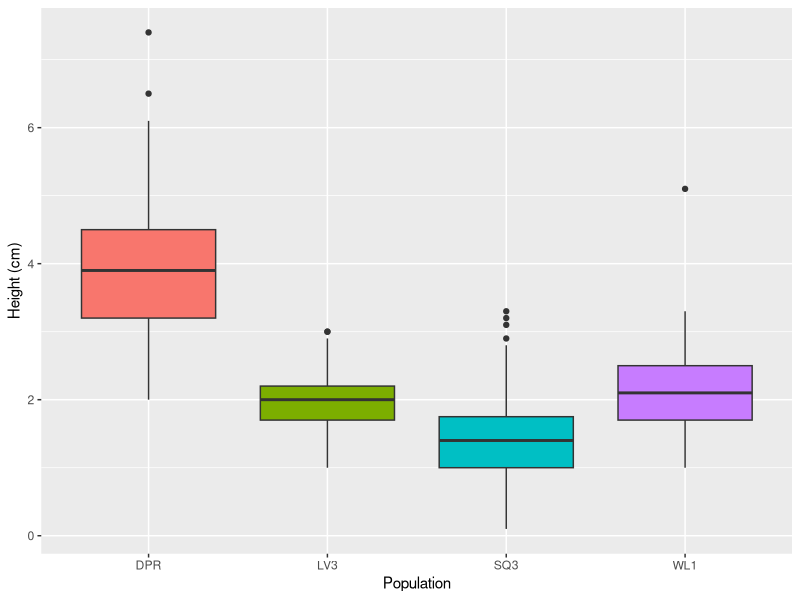

Write the R code that produced this figure.
## ---- chunk 1
library(tidyverse)
library(knitr)
dat = read_csv("../data/clean_vern.csv")
## ---- chunk 2
ggplot(dat) +
  geom_boxplot(aes(x = site, y = height_cm, fill = site)) +
  guides(fill = FALSE) +
  labs(x = "Population", y = "Height (cm)")
## ---- chunk 3
kable(dat %>% group_by(site, block) %>% summarize(n = n()))
## ---- chunk 4
# selectInput("measurement", "measurement", c("height_cm", "stem_diam_mm", "longest_leaf_mm", "number_true_leaves"))

# renderPlot({
#   ggplot(dat) +
#   geom_boxplot(aes_string(x = "site", y = input$measurement, fill = "site")) +
#   guides(fill = FALSE) +
#   labs(x = "Population")
# })
